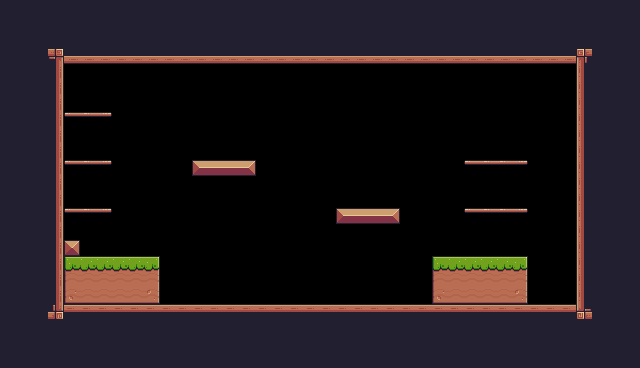

This game map was drawn from its Tiled (.tmx) file and the tilesets committed beside it. A one-line description and the full map source follow:
An orthogonal 40x23 tile map with 16x16 px tiles, 1 tile layer (Background) and 28 objects (11x Fruit, 5x Platform, 2x Saw, Player).

<map version="1.10" tiledversion="1.10.2" orientation="orthogonal" renderorder="right-down" width="40" height="23" tilewidth="16" tileheight="16" infinite="0" nextlayerid="4" nextobjectid="43">
 <tileset firstgid="1" source="Demo App.tsx" />
 <layer id="1" name="Background" width="40" height="23">
  <properties>
   <property name="BackgroundColor" value="Purple" />
  </properties>
  <data encoding="csv">
24,24,24,24,24,24,24,24,24,24,24,24,24,24,24,24,24,24,24,24,24,24,24,24,24,24,24,24,24,24,24,24,24,24,24,24,24,24,24,24,
24,24,24,24,24,24,24,24,24,24,24,24,24,24,24,24,24,24,24,24,24,24,24,24,24,24,24,24,24,24,24,24,24,24,24,24,24,24,24,24,
24,24,24,24,24,24,24,24,24,24,24,24,24,24,24,24,24,24,24,24,24,24,24,24,24,24,24,24,24,24,24,24,24,24,24,24,24,24,24,24,
24,24,24,91,134,134,134,134,134,134,134,134,134,134,134,134,134,134,134,134,134,134,134,134,134,134,134,134,134,134,134,134,134,134,134,134,89,24,24,24,
24,24,24,113,0,0,0,0,0,0,0,0,0,0,0,0,0,0,0,0,0,0,0,0,0,0,0,0,0,0,0,0,0,0,0,0,111,24,24,24,
24,24,24,113,0,0,0,0,0,0,0,0,0,0,0,0,0,0,0,0,0,0,0,0,0,0,0,0,0,0,0,0,0,0,0,0,111,24,24,24,
24,24,24,113,0,0,0,0,0,0,0,0,0,0,0,0,0,0,0,0,0,0,0,0,0,0,0,0,0,0,0,0,0,0,0,0,111,24,24,24,
24,24,24,113,40,41,42,0,0,0,0,0,0,0,0,0,0,0,0,0,0,0,0,0,0,0,0,0,0,0,0,0,0,0,0,0,111,24,24,24,
24,24,24,113,0,0,0,0,0,0,0,0,0,0,0,0,0,0,0,0,0,0,0,0,0,0,0,0,0,0,0,0,0,0,0,0,111,24,24,24,
24,24,24,113,0,0,0,0,0,0,0,0,0,0,0,0,0,0,0,0,0,0,0,0,0,0,0,0,0,0,0,0,0,0,0,0,111,24,24,24,
24,24,24,113,40,41,42,0,0,0,0,0,13,14,14,15,0,0,0,0,0,0,0,0,0,0,0,0,0,40,41,41,42,0,0,0,111,24,24,24,
24,24,24,113,0,0,0,0,0,0,0,0,0,0,0,0,0,0,0,0,0,0,0,0,0,0,0,0,0,0,0,0,0,0,0,0,111,24,24,24,
24,24,24,113,0,0,0,0,0,0,0,0,0,0,0,0,0,0,0,0,0,0,0,0,0,0,0,0,0,0,0,0,0,0,0,0,111,24,24,24,
24,24,24,113,40,41,42,0,0,0,0,0,0,0,0,0,0,0,0,0,0,13,14,14,15,0,0,0,0,40,41,41,42,0,0,0,111,24,24,24,
24,24,24,113,0,0,0,0,0,0,0,0,0,0,0,0,0,0,0,0,0,0,0,0,0,0,0,0,0,0,0,0,0,0,0,0,111,24,24,24,
24,24,24,113,35,0,0,0,0,0,0,0,0,0,0,0,0,0,0,0,0,0,0,0,0,0,0,0,0,0,0,0,0,0,0,0,111,24,24,24,
24,24,24,113,7,8,8,8,8,9,0,0,0,0,0,0,0,0,0,0,0,0,0,0,0,0,0,7,8,8,8,8,9,0,0,0,111,24,24,24,
24,24,24,113,29,30,30,30,30,31,0,0,0,0,0,0,0,0,0,0,0,0,0,0,0,0,0,29,30,30,30,30,31,0,0,0,111,24,24,24,
24,24,24,113,51,52,52,52,52,53,0,0,0,0,0,0,0,0,0,0,0,0,0,0,0,0,0,51,52,52,52,52,53,0,0,0,111,24,24,24,
24,24,24,135,90,90,90,90,90,90,90,90,90,90,90,90,90,90,90,90,90,90,90,90,90,90,90,90,90,90,90,90,90,90,90,90,133,24,24,24,
24,24,24,24,24,24,24,24,24,24,24,24,24,24,24,24,24,24,24,24,24,24,24,24,24,24,24,24,24,24,24,24,24,24,24,24,24,24,24,24,
24,24,24,24,24,24,24,24,24,24,24,24,24,24,24,24,24,24,24,24,24,24,24,24,24,24,24,24,24,24,24,24,24,24,24,24,24,24,24,24,
24,24,24,24,24,24,24,24,24,24,24,24,24,24,24,24,24,24,24,24,24,24,24,24,24,24,24,24,24,24,24,24,24,24,24,24,24,24,24,24
</data>
 </layer>
 <objectgroup id="3" name="Collisions">
  <object id="7" x="48" y="48" width="16" height="272" />
  <object id="10" x="64" y="304" width="528" height="16" />
  <object id="11" x="576" y="48" width="16" height="256" />
  <object id="12" x="64" y="48" width="512" height="16" />
  <object id="13" x="192" y="160" width="64" height="16" />
  <object id="15" x="336" y="208" width="64" height="16" />
  <object id="16" x="432" y="256" width="96" height="48" />
  <object id="17" x="64" y="256" width="96" height="48" />
  <object id="18" x="64" y="240" width="16" height="16" />
  <object id="22" type="Platform" x="464" y="160" width="64" height="16" />
  <object id="23" type="Platform" x="464" y="208" width="64" height="16" />
  <object id="24" type="Platform" x="64" y="208" width="48" height="16" />
  <object id="25" type="Platform" x="64" y="160" width="48" height="16" />
  <object id="26" type="Platform" x="64" y="112" width="48" height="16" />
 </objectgroup>
 <objectgroup id="2" name="Spawnpoints">
  <object id="6" name="Player" type="Player" x="128" y="224" width="31.6667" height="31.3333" />
  <object id="27" name="Bananas" type="Fruit" x="80" y="80" width="32" height="32" />
  <object id="30" name="Orange" type="Fruit" x="80" y="128" width="32" height="32" />
  <object id="31" name="Apple" type="Fruit" x="80" y="176" width="32" height="32" />
  <object id="32" name="Cherries" type="Fruit" x="192" y="128" width="32" height="32" />
  <object id="33" name="Cherries" type="Fruit" x="224" y="128" width="32" height="32" />
  <object id="34" name="Cherries" type="Fruit" x="208" y="96" width="32" height="32" />
  <object id="35" name="Cherries" type="Fruit" x="336" y="176" width="32" height="32" />
  <object id="36" name="Cherries" type="Fruit" x="352" y="144" width="32" height="32" />
  <object id="37" name="Cherries" type="Fruit" x="368" y="176" width="32" height="32" />
  <object id="38" name="Kiwi" type="Fruit" x="480" y="128" width="32" height="32" />
  <object id="39" name="Kiwi" type="Fruit" x="480" y="176" width="32" height="32" />
  <object id="40" type="Saw" x="288" y="288" width="32" height="32">
   <properties>
    <property name="isVertical" type="bool" value="false" />
    <property name="offNeg" type="float" value="8" />
    <property name="offPos" type="float" value="7" />
   </properties>
  </object>
  <object id="42" type="Saw" x="288" y="128" width="32" height="32">
   <properties>
    <property name="isVertical" type="bool" value="true" />
    <property name="offNeg" type="float" value="4" />
    <property name="offPos" type="float" value="3" />
   </properties>
  </object>
 </objectgroup>
</map>
